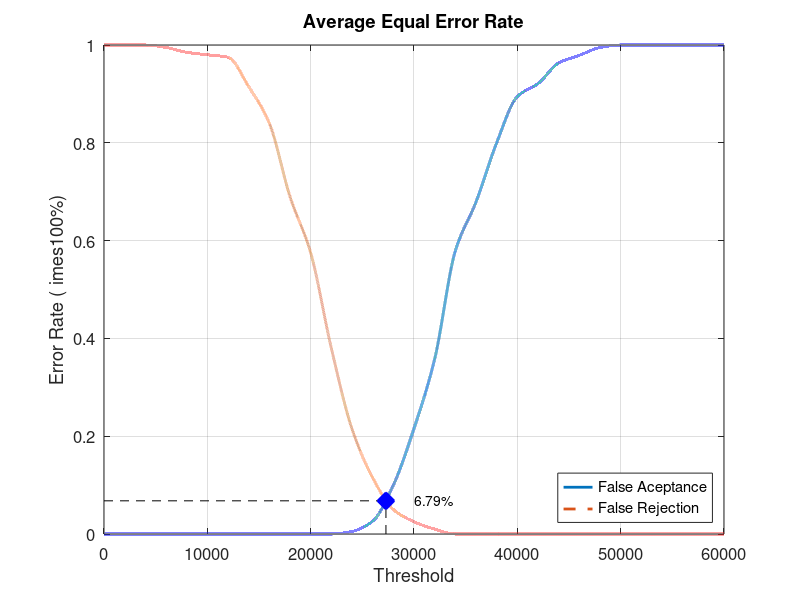
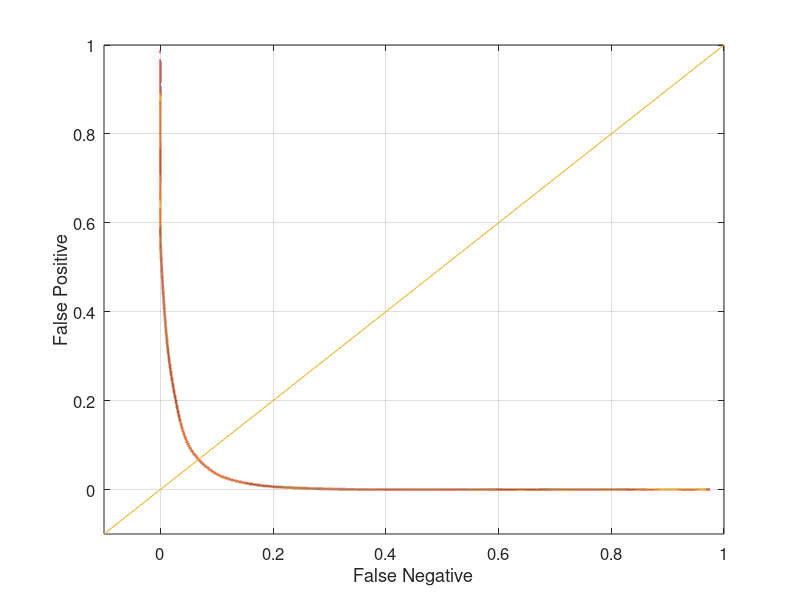

MATLAB code to generate these figures, in order:
close all;
clear;
clc;
x = 0:2000:60000;
xq = 0:0.5:60000;

y0 = [0 0 0 0 0 0 0 0 0 0 0 0 0.00526316 0.0263158 0.1 0.215789 0.357895 0.578947 0.678947 0.8 0.894737 0.921053 0.963158 0.978947 0.994737 1 1 1 1 1 1]
yy0 = interp1(x, y0, xq, 'pchip');
y1 = [1 1 1 0.995 0.985 0.98 0.975 0.915 0.84 0.69 0.575 0.38 0.215 0.115 0.05 0.025 0.01 0 0 0 0 0 0 0 0 0 0 0 0 0 0]
yy1 = interp1(x, y1, xq, 'pchip');

% Calculating EER: 
y2 = abs(y0 - y1);
find(y2 == min(y2))
yy2 = abs(yy0 - yy1);
xEER = find(yy2 == min(yy2));
xEERIndex = xq(xEER) % X-axis EER
yEER = yy0(xEER) % Y-axis EER

main = figure
plot(xq, yy0,'-','LineWidth', 2);	hold on
plot(xq, yy1,'--','LineWidth', 2);	hold on
plot([xEERIndex xEERIndex], [0 yEER], 'k--');	hold on
plot([0 xEERIndex], [yEER yEER], 'k--');	hold on
plot(xEERIndex, yEER, 'bx', 'LineWidth', 10);	hold on
text(xEERIndex + 10 * xEERIndex / 100, yEER, [num2str(round((10000 * yEER)) / 100) '%'])
legend('False Aceptance', 'False Rejection', 'Location', 'SouthEast')
xlabel('Threshold')
ylabel('Error Rate (	imes100%)')
title('Average Equal Error Rate')
set(gca, 'FontSize', 12)
axis([0 60000 0 1])
grid on

print(main, 'Database4_3Main', '-dpng');
FNRxFPR = figure('Color', [1 1 1]);
plot(yy1, yy0, '-', yy1, yy0, 'LineWidth', 2);
hold on
y = -0.1:0.1:1
plot(y, y); 
set(gca, 'FontSize', 12)
xlabel('False Negative')
ylabel('False Positive')
axis([-0.1 1 -0.1 1])
set(gca, 'FontSize', 12)
grid on

print(FNRxFPR, 'Database4_3FNRxFPR','-dpng');
